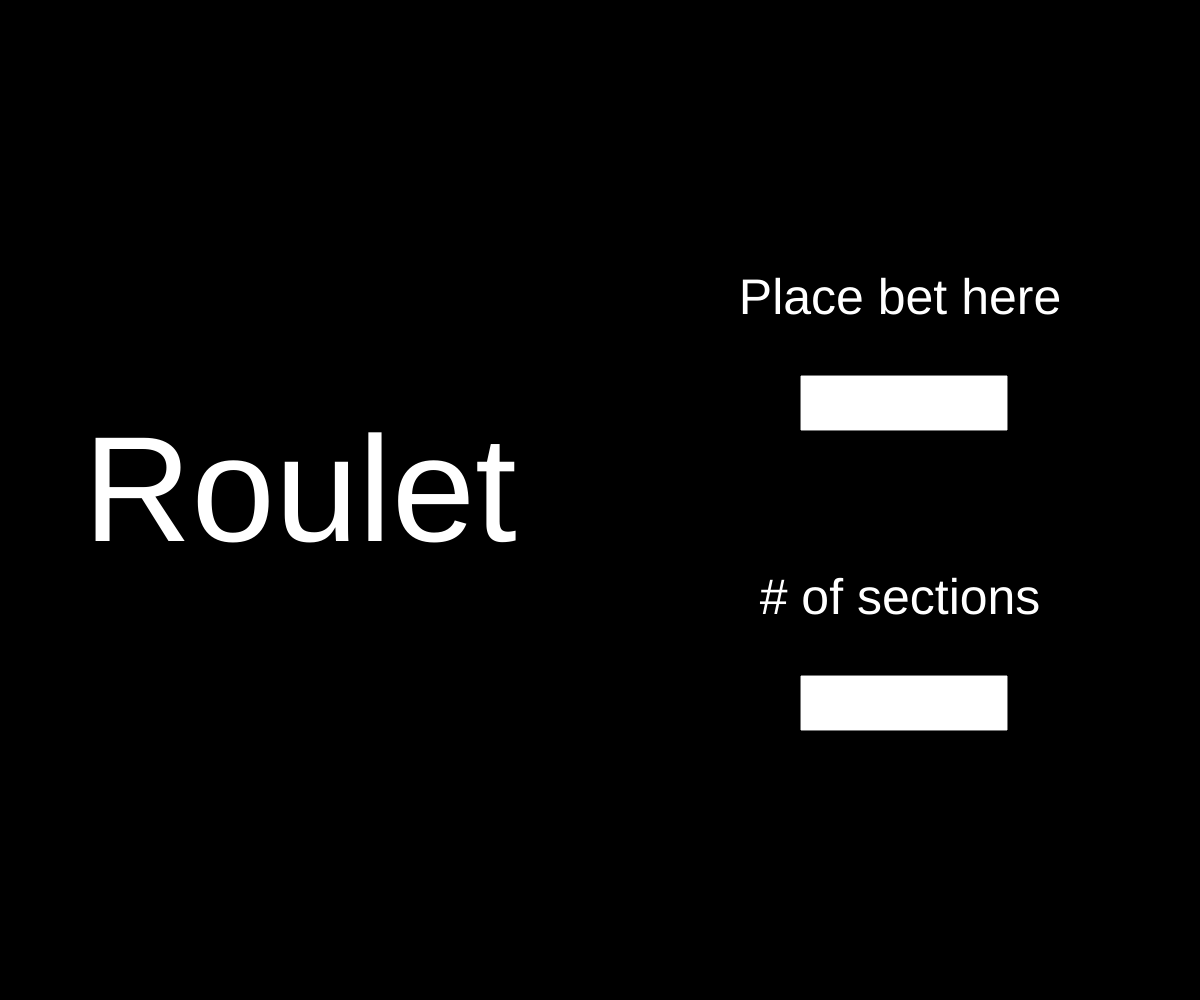
Frame 1 (no input)
Frame 2 (the mouse pressed at the canvas centre, redrawn once): identical to frame 1, image omitted

The p5.js sketch that drew this single still picture (run headless with seeded random() and noise() and a simulated clock; the mouse was pressed at the canvas centre and the sketch redrawn once):

// p5.js sketch
// ── sketch.js
// Roulet

let sections = 5;
let angles = 360/sections;
let colors = [];
let labelSize = 25;
let textColour = "white";
let betInput;
let amountOfSections;


// let rlabel = 1.1;

let gameStatus = "start";


function setup() {
  createCanvas(windowWidth, windowHeight);
  // noStroke();
  set_pie_colors();
  noLoop(); // Run once and stop
}

function set_pie_colors() {
  for (let i=0; i < sections; i++) {
    let red = floor(random(10,255));
    let green = floor(random(10,255));
    let blue = floor(random(10,255));
    colors.push([red, green, blue]);
  }
}

function draw() {
  background(0);
  // colors = [];
  // set_pie_colors()
  if (gameStatus === "start") {
    startScreen();
  }
  else if (gameStatus === "gamble") {
    pieChart(width / 2, height / 2, 350, sections);
  }
 
}

function startScreen() {
  textAlign(CENTER, CENTER);
  textSize(150);
  fill(textColour);
  text("Roulet", width/4, height/2);

  textSize(50);
  fill(textColour);
  text("Place bet here", width*(3/4), height*(3/10));

  textSize(50);
  fill(textColour);
  text("# of sections", width*(3/4), height*(3/5));

  input();
  
}

function input() {
  betInput = createInput();
  betInput.size(200, 50);
  betInput.position(width*(3/4) - 100, height*(2/5) - 25); 

  amountOfSections = createInput();
  amountOfSections.size(200, 50);
  amountOfSections.position(width*(3/4) - 100, height*(7/10) - 25); 
}

function pieChart(xCenter, yCenter, diameter, data) {
  let lastAngle = 0;
  for (let i = 0; i < data; i++) {
    noStroke();
    fill(colors[i]);
    arc(
      xCenter,
      yCenter,
      diameter,
      diameter,
      lastAngle,
      lastAngle + radians(angles)
    );
    stroke(1);
    fill(255,255,255,240);
    textSize(labelSize);
    // let wText = textWidth(String(angles));
    // let hText = textAscent()-textDescent(); 
    // // console.log(wText);
    // text(angles,
    //   width/2+cos(lastAngle+radians(angles/2))*diameter*(rlabel/2)-wText/2,
    //   height/2+sin(lastAngle+radians(angles/2))*diameter*(rlabel/2)+hText/2);
    // lastAngle += radians(angles);
  }
}
